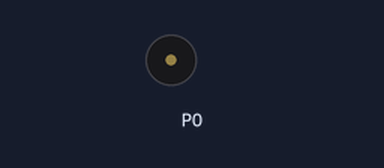
Recording of a program running on a simulated BBC micro:bit (MakeCode). Shown: buzzer (waves = sounding).

Above: at 0.2 s.
Timing chart, 0 to 24.3 s (numbered marks = the images above):
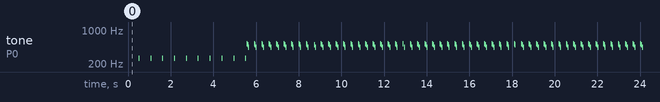

Measured:
- by itself, tone on P0: plays 262 Hz for 0.03 s, 262 Hz for 0.03 s, 262 Hz for 0.03 s, 262 Hz for 0.03 s, 262 Hz for 0.03 s, 262 Hz for 0.03 s … (1063 notes in this stretch)

The program:

main.ts
```typescript
let avalami = ""
function csináljValamit (szöveg: string, logikai: boolean, image: Image) {

}
basic.forever(function () {
    if (avalami.length > 10) {
        music.playMelody("C5 B A - - - - - ", 1600)
    }
})
basic.forever(function () {
    avalami = "" + avalami + " "
    basic.pause(500)
    music.playTone(262, music.beat(BeatFraction.Sixteenth))
})
```

test.ts
```typescript
// ide kerülnek a tesztek; a rendszer ezt nem kompilálja, ha a csomagot bővítményként használják.
```
